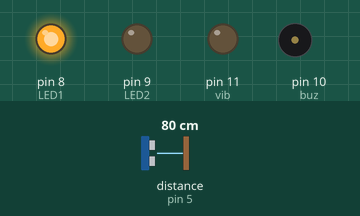
Bench run of a sketch on a simulated Arduino Uno, built with avr-gcc and run on an emulated ATmega328P. Shown: output pins drawn as LEDs (lit = HIGH), buzzer (waves = sounding). Wiring (inferred from the names in the program): ultrasonic range finder: trigger pin 7; echo pin 5. The inputs (shaded band) are chosen by the test bench; at power-on: distance to the obstacle (sensor on pin 5) 80 cm. The echo pulse lasts 58.3 µs per cm; pins used as bus, display or sensor lines are not drawn.

Above: at 1.2 s.
1.3 s: distance to the obstacle (sensor on pin 5) set to 34 cm
2.8 s: distance to the obstacle (sensor on pin 5) set to 29 cm
At 2.94 s:
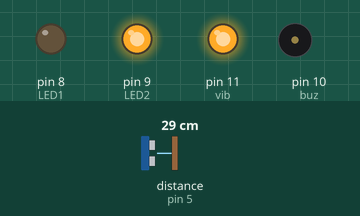
5.8 s: distance to the obstacle (sensor on pin 5) set to 35 cm
At 7.1 s:
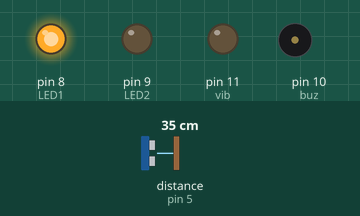
7.4 s: distance to the obstacle (sensor on pin 5) set to 2 cm
At 8.3 s:
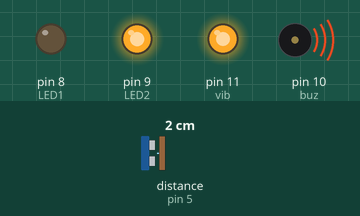
Timing chart, 0 to 10.9 s (numbered marks = the images above; inputs shaded):
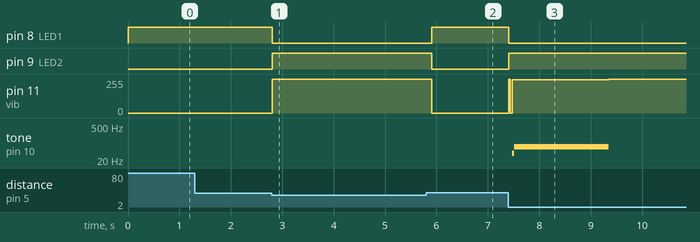

Measured:
- the behaviour switches between 32 and 31 cm on distance to the obstacle (sensor on pin 5) (found by bisection; images 0 and 1)
- after the input at 2.8 s, pin 8 (LED1): HIGH → LOW at once; pin 9 (LED2): LOW → HIGH at once; pin 11 (vib): 0/255 → 255/255 at once
- after the input at 5.8 s, pin 8 (LED1): LOW → HIGH after 0.11 s; pin 9 (LED2): HIGH → LOW after 0.11 s; pin 11 (vib): 255/255 → 0/255 after 0.11 s
- after the input at 7.4 s, pin 8 (LED1): HIGH → LOW at once; pin 9 (LED2): LOW → HIGH at once; pin 11 (vib): 0/255 → 251/255 at once, → 255/255 2.0 s later; tone on pin 10 (buz): silent → 38 Hz after 0.07 s, → 70 Hz 0.04 s later, → silent 1.8 s later

The sketch:

blind_walking_stick.ino
```cpp
const int trigPin = 7;
const int echoPin = 5;
const int LED1=8;
const int LED2=9;
const int buz=10;
const int vib=11;
// defines variables
long duration;
int distance;

void setup() {
    pinMode(trigPin, OUTPUT); // Sets the trigPin as an Output
    pinMode(echoPin, INPUT); // Sets the echoPin as an Input
    pinMode(LED1,OUTPUT);
    pinMode(LED2,OUTPUT);
    pinMode(buz,OUTPUT);
    pinMode(vib,OUTPUT);
    Serial.begin(9600); // Starts the serial communication
}

void loop() {
        // Clears the trigPin
          digitalWrite(trigPin, LOW);
          delayMicroseconds(2);

        // Sets the trigPin on HIGH state for 10 micro seconds
          digitalWrite(trigPin, HIGH);
          delayMicroseconds(10);
          digitalWrite(trigPin, LOW);

        // Reads the echoPin, returns the sound wave travel time in microseconds
          duration = pulseIn(echoPin, HIGH);

        // Calculating the distance
          distance= duration*0.034/2;

        /* Prints the distance on the Serial Monitor
          Serial.print(distance);
          Serial.print("cm");
          Serial.println();
          delay(1000);*/
          if(distance>30)
          {
            digitalWrite(LED1,HIGH);
            digitalWrite(LED2,LOW);

          }
          else
          {
            digitalWrite(LED1,LOW);
            digitalWrite(LED2,HIGH);
            digitalWrite(vib,HIGH);
            digitalWrite(buz,HIGH);
            delay(distance*10);
            digitalWrite(buz,LOW);
            digitalWrite(vib,LOW);
          }
          }
```
